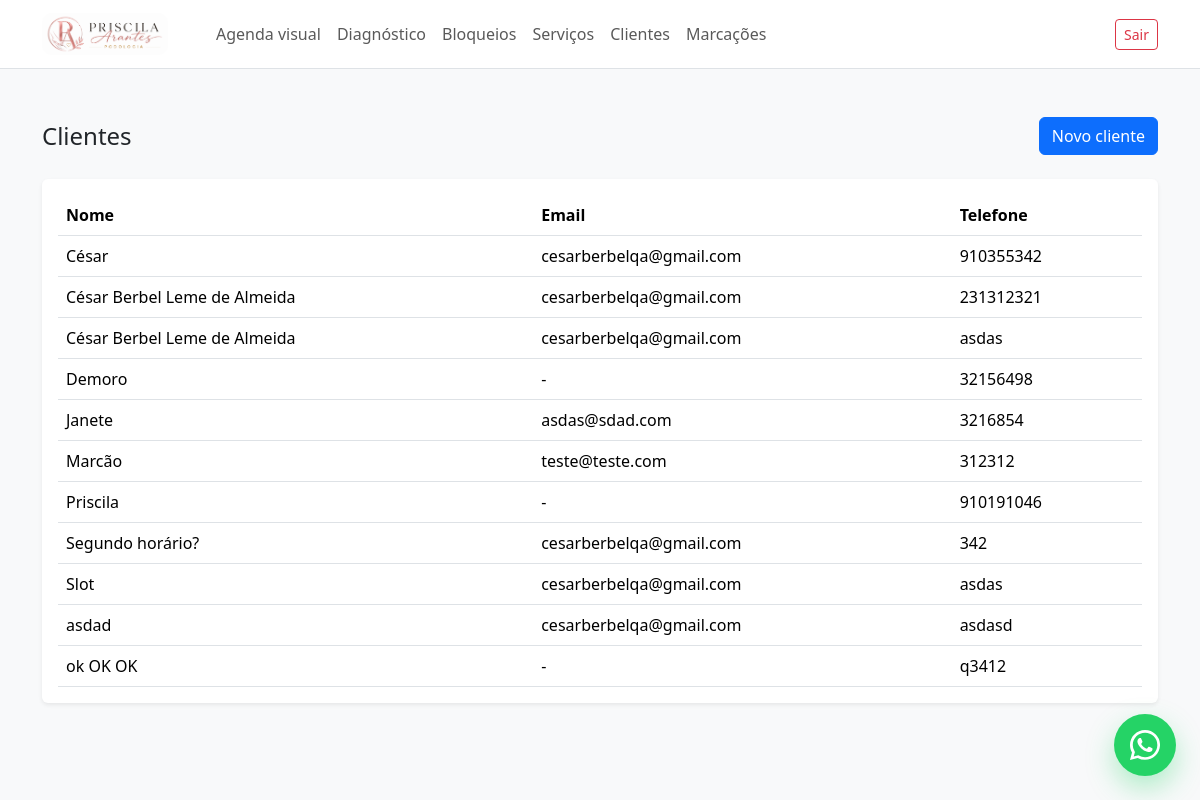
Page /clientes/ (signed in) on the earlier database version.
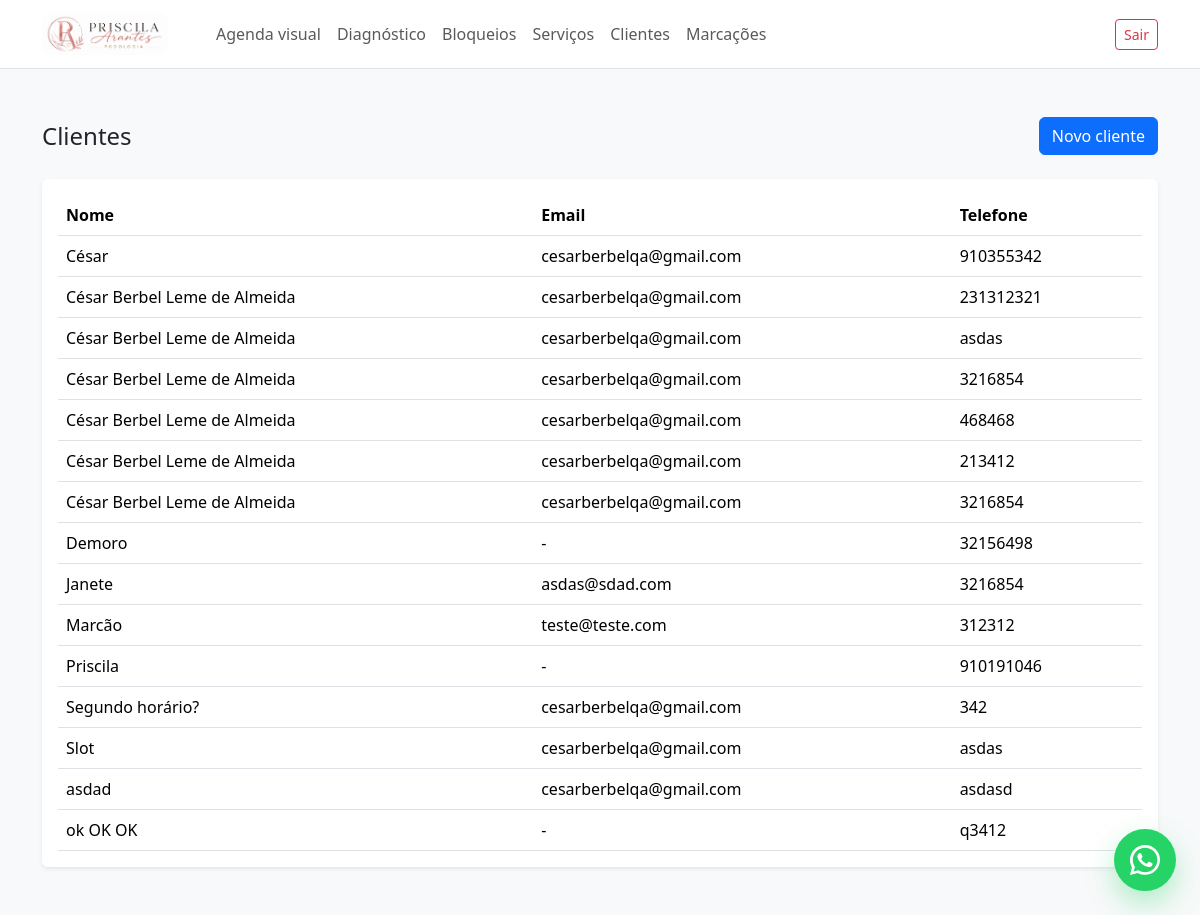
Same page on the later database version.
### appointments/models.py (models this page shows, shortened)
class Customer(models.Model):
    full_name = models.CharField(max_length=255)
    email = models.EmailField(blank=True)
    phone = models.CharField(max_length=30)
    created_at = models.DateTimeField(auto_now_add=True)
    updated_at = models.DateTimeField(auto_now=True)
    class Meta:
        ordering = ["full_name"]

### appointments/views/customers.py (the view)
# urls.py: path("clientes/", CustomerListView.as_view(), name="customer_list"),
class CustomerListView(LoginRequiredMixin, ListView):
    model = Customer
    template_name = "appointments/customer_list.html"
    context_object_name = "customers"

### templates/appointments/customer_list.html (shortened to what this page needs)
{% extends "base.html" %}
{% block content %}
<div class="d-flex justify-content-between align-items-center mb-4">
    <h1 class="h4 mb-0">Clientes</h1>
    <a href="{% url 'appointments:customer_create' %}" class="btn btn-primary">
        Novo cliente
    </a>
</div>
<div class="card shadow-sm border-0">
    <div class="card-body">
        {% if customers %}
            <div class="table-responsive">
                <table class="table table-hover align-middle mb-0">
                    <thead>
                        <tr>
                            <th>Nome</th>
                            <th>Email</th>
                            <th>Telefone</th>
                        </tr>
                    </thead>
                    <tbody>
                        {% for customer in customers %}
                            <tr>
                                <td>{{ customer.full_name }}</td>
                                <td>{{ customer.email|default:"-" }}</td>
                                <td>{{ customer.phone }}</td>
                            </tr>
                        {% endfor %}
                    </tbody>
                </table>
            </div>
        {% else %}
            <p class="mb-0">Nenhum cliente cadastrado.</p>
        {% endif %}
    </div>
</div>
{% endblock %}

Differences in the rows shown:
added Customer: full_name "César Berbel Leme de Almeida", email "cesarberbelqa@gmail.com", phone "3216854"
added Customer: full_name "César Berbel Leme de Almeida", email "cesarberbelqa@gmail.com", phone "468468"
added Customer: full_name "César Berbel Leme de Almeida", email "cesarberbelqa@gmail.com", phone "213412"
added Customer: full_name "César Berbel Leme de Almeida", email "cesarberbelqa@gmail.com", phone "3216854"
